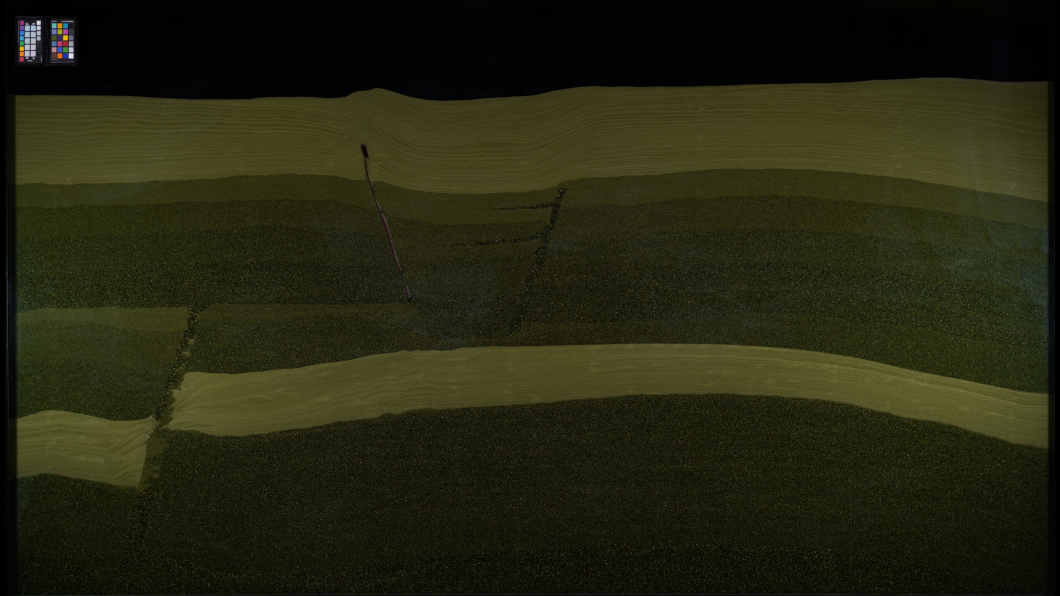
#> input picture examples/images/baseline.jpg, 3180 x 1788 px (shown at 1/3 size)
$ python segmentation_watershed.py
#> lines starting #> are read from the running program, lines starting #| are printed output that depends on the picture; after the words box and inside, x2 and y2 are one past the last pixel; in counts of white or black regions, pixels touching at a corner belong together
"""
Segmentation is an important part of te image analysis of multi-layered media.
Apply various filters and denoising algorithms to the FluidFlower Baseline image.
"""
# Clustering, based on https://www.thepythoncode.com/article/kmeans-for-...
# image-segmentation-opencv-python

import os
from pathlib import Path

import cv2
import matplotlib.pyplot as plt
import numpy as np
import skimage
from scipy import ndimage as ndi

# Color image
# TODO: provide path to baseline image
# image_color = cv2.imread("images/Baseline_fullresolution.jpg")

# Define path to image folder
image_folder = f"{os.path.dirname(__file__)}/images/"


image_color = cv2.imread(str(Path(image_folder + "baseline.jpg")))
#> image_color is the input picture: shape (1788, 3180, 3); mean B, G, R 17, 37.6, 36.8

# Consider 1d image, either gray or green channel (blue and red channels did not
# lead to any reasonable results in short time)
image = cv2.cvtColor(image_color, cv2.COLOR_BGR2GRAY)

# Neutralize Color checker
roi_cc = (slice(100, 600), slice(100, 600))
num_bdry_pixels = (600 - 100) * 2 + (600 - 100) * 2
avg_color_boundary = np.uint8(
    (
        np.sum(image[roi_cc[0], 100], axis=0)
        + np.sum(image[roi_cc[0], 600 - 1], axis=0)
        + np.sum(image[100, roi_cc[1]], axis=0)
        + np.sum(image[600 - 1, roi_cc[1]], axis=0)
    )
    / num_bdry_pixels
)
#> avg_color_boundary = 42
image[roi_cc[0], roi_cc[1]] = avg_color_boundary
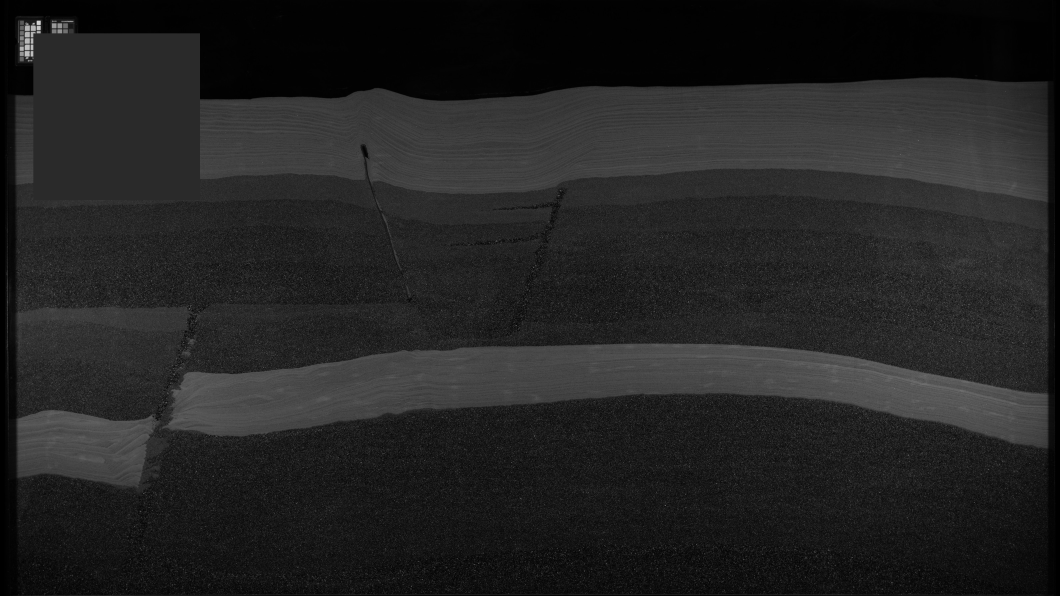
#> image: shape (1788, 3180) (shown at 1/3 size); min 0, max 215, mean 35

# Restrict the image to the visible reservoir.
roi = (slice(0, 4400), slice(140, 7850))
image = image[roi]
#> image: shape (1788, 3040)
image_ubyte = skimage.util.img_as_ubyte(image)

# Watershed segmentation as on https://scikit-image.org/docs/stable/auto_examples/...
# segmentation/plot_marked_watershed.html#...
# sphx-glr-auto-examples-segmentation-plot-marked-watershed-py
denoised = skimage.filters.rank.median(image_ubyte, skimage.morphology.disk(20))
denoised = skimage.util.img_as_ubyte(
    skimage.transform.rescale(denoised, 0.1, anti_aliasing=True)
)
#> denoised: shape (179, 304)

# find continuous region, i.e., areas with low local gradient
markers_basis = skimage.filters.rank.gradient(denoised, skimage.morphology.disk(10))
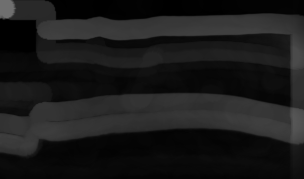
#> markers_basis: shape (179, 304); min 0, max 111, mean 26
markers_basis_hist = np.histogram(markers_basis.flatten(), bins=100)[
    0
]  # reason for choosing 0.3 below
#> markers_basis_hist = 100 values, max 3520 at index 9, min 0 at index 78, mean 544.2
markers = markers_basis < 0.3 * np.max(markers_basis)
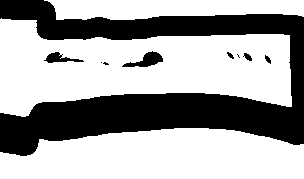
#> markers: shape (179, 304) bool; 64.8% white; 9 black regions (3 under 20 px), largest, box (x1, y1, x2, y2) and area: (0, 0, 304, 156) 18518, (122, 51, 163, 67) 310, (44, 52, 84, 63) 199, (243, 53, 252, 61) 41, (265, 55, 271, 64) 30, (227, 52, 234, 59) 25
markers = ndi.label(markers)[0]
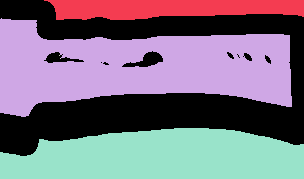
#> markers: shape (179, 304) int32; 6 distinct labels, from 0 to 5; one colour per label, 0 black

# find edges (here given ylocal gradient (disk(2) is used to keep edges thin)
gradient = skimage.filters.rank.gradient(denoised, skimage.morphology.disk(2))

# process the watershed and resize to the original size
labels_roi = skimage.util.img_as_ubyte(
    skimage.segmentation.watershed(gradient, markers)
)
labels_roi2 = skimage.util.img_as_ubyte(
    skimage.transform.resize(labels_roi, image_color[roi].shape[:2])
)
labels = np.zeros(image_color.shape[:2], dtype=np.uint8)
labels[roi] = labels_roi2

# plot
fig, ax = plt.subplots(3, 1, num=1)
ax[0].imshow(gradient)
ax[1].plot(markers_basis_hist)
ax[1].vlines(30, ymin=0, ymax=np.max(markers_basis_hist), colors="m")
ax[2].imshow(skimage.color.label2rgb(labels, image_color))
# ax[2].imshow(labels_roi2)
plt.show(block=False)
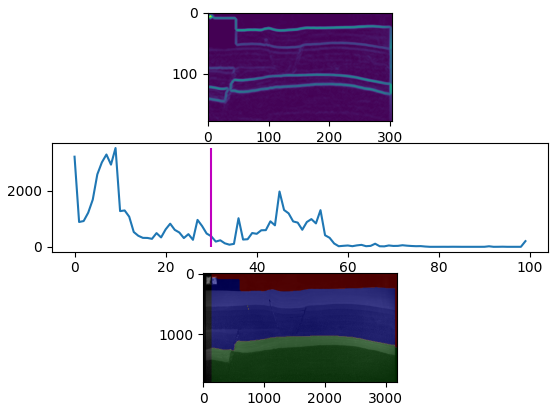
#> figure drawn by matplotlib, 3 panels; panel 2: curve peaks at x = 9, y = 3520
# Pause longer if it is desired to keep the images on the screen
plt.pause(3)
plt.close()

# NOTE two regions remain which need to be further segmented. They have labels: 3 and 4

# Segmentation of subregion with label 3
subregion = labels_roi == 3
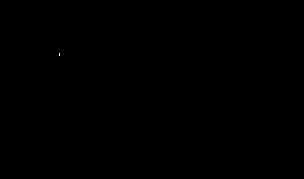
#> subregion: shape (179, 304) bool; 0.01% white in thin lines or dots, all inside (x1, y1, x2, y2) = (59, 53, 60, 56)
sub_image = np.zeros_like(denoised, dtype=np.uint8)
sub_image[subregion] = denoised[subregion]

# Nonlinear transformation to span a lager color space and gain more information
p2, p98 = np.percentile(sub_image[subregion], (2, 98))
#> p2 = 43; p98 = 46.84
sub_image = skimage.exposure.rescale_intensity(sub_image, in_range=(p2, p98))
#> sub_image: shape (179, 304); 0% white in thin lines or dots, all inside (x1, y1, x2, y2) = (59, 53, 60, 54)
# sub_image = skimage.filters.rank.median(sub_image, skimage.morphology.disk(5))
sub_image = skimage.img_as_ubyte(
    skimage.restoration.denoise_tv_bregman(sub_image, weight=1, channel_axis=-1)
)

# Gradient analysis
markers_basis = skimage.filters.rank.gradient(sub_image, skimage.morphology.disk(5))
markers_basis_hist = np.histogram(markers_basis.flatten(), bins=100)[
    0
]  # reason for choosing 0.4 below
#> markers_basis_hist = 100 values, max 54184 at index 0, min 0 at index 2, mean 544.2
markers = markers_basis < 0.1 * np.max(markers_basis)
#> markers: shape (179, 304) bool; 99.8% white; 1 black region, box (x1, y1, x2, y2) and area: (52, 46, 66, 60) 134
markers = ndi.label(markers)[0]

# find edges (here given ylocal gradient (disk(2) is used to keep edges thin)
gradient = skimage.filters.rank.gradient(sub_image, skimage.morphology.disk(2))

# process the watershed and resize to the original size
sub_labels_roi = skimage.util.img_as_ubyte(
    skimage.segmentation.watershed(gradient, markers)
) + int(np.max(labels_roi))
#> sub_labels_roi: shape (179, 304); every value is 6
sub_labels_roi2 = skimage.util.img_as_ubyte(
    skimage.transform.resize(sub_labels_roi, image_color[roi].shape[:2])
)
#> sub_labels_roi2: shape (1788, 3040); every value is 6
sub_labels = np.zeros(image_color.shape[:2], dtype=np.uint8)
sub_labels[roi] = sub_labels_roi2
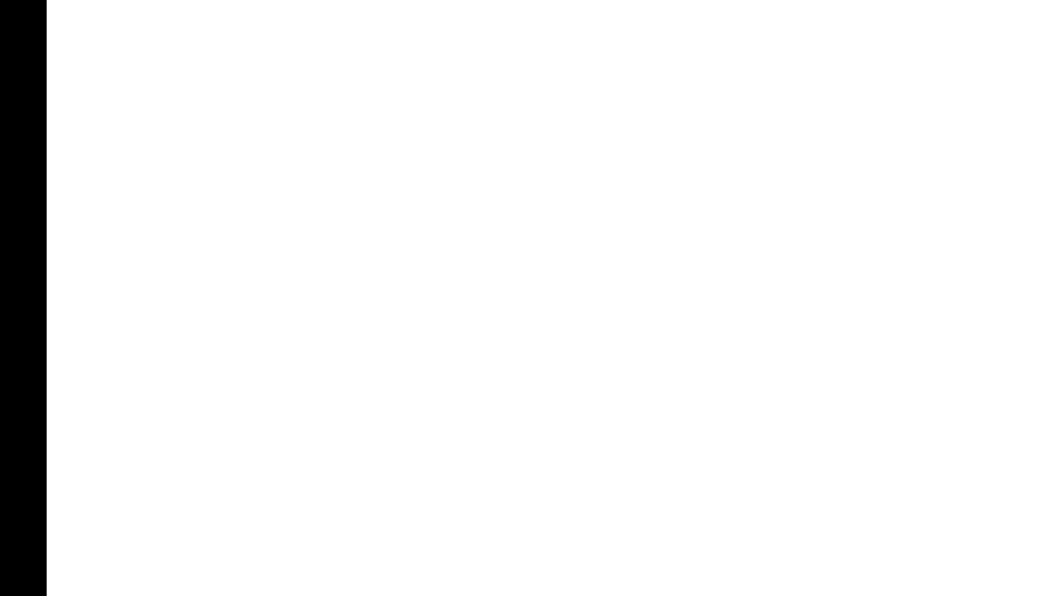
#> sub_labels: shape (1788, 3180) (shown at 1/3 size); values 0 (black) and 6 (white), 95.6% white; 1 black region, box (x1, y1, x2, y2) and area: (0, 0, 140, 1788) 250320

# plot
fig, ax = plt.subplots(3, 1, num=2)
ax[0].imshow(gradient)
ax[1].imshow(sub_image)
ax[2].imshow(sub_labels_roi2)
plt.show(block=False)
# Pause longer if it is desired to keep the images on the screen
plt.pause(3)
plt.close()

$ run again, with examples/images/co2_0.jpg copied over examples/images/baseline.jpg
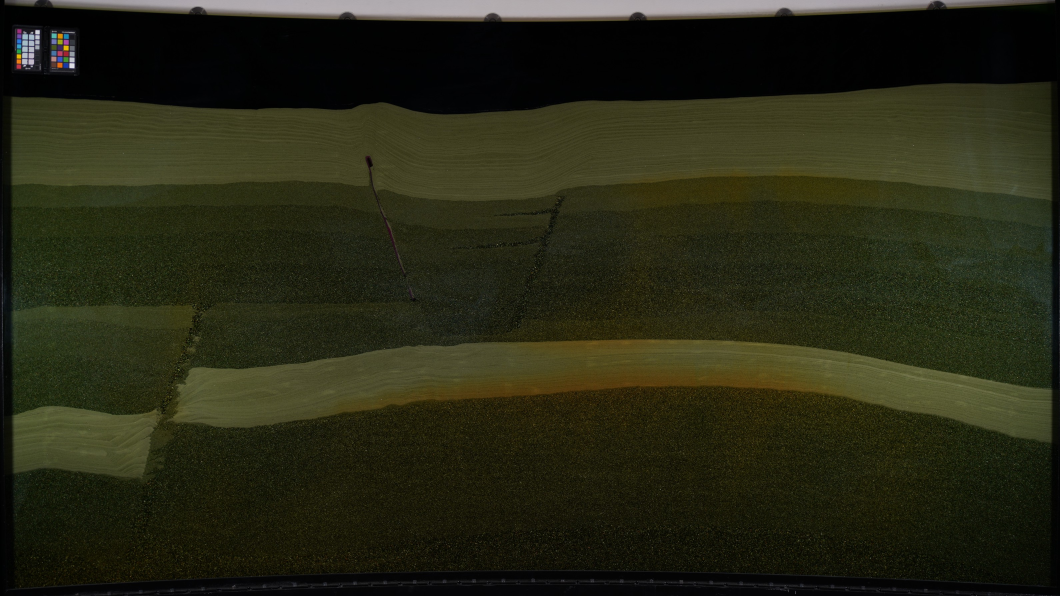
#> input picture examples/images/co2_0.jpg, 3180 x 1788 px (shown at 1/3 size)
#> image_color is the input picture: shape (1788, 3180, 3); mean B, G, R 21.2, 40, 39.1
#> avg_color_boundary = 40
#> `markers_basis_hist = np.histogram(markers_basis.flatten(), bins=100)[ ..`: markers_basis_hist = 100 values, max 4619 at index 5, min 2 at index 73, mean 544.2
#> `markers = markers_basis < 0.3 * np.max(markers_basis)`:
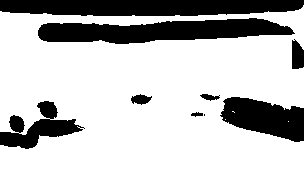
#> markers: shape (179, 304) bool; 75.2% white; 9 black regions (1 under 20 px), largest, box (x1, y1, x2, y2) and area: (38, 18, 295, 44) 4393, (0, 0, 304, 16) 4347, (220, 97, 304, 142) 2481
#> `plt.show(block=False)`:
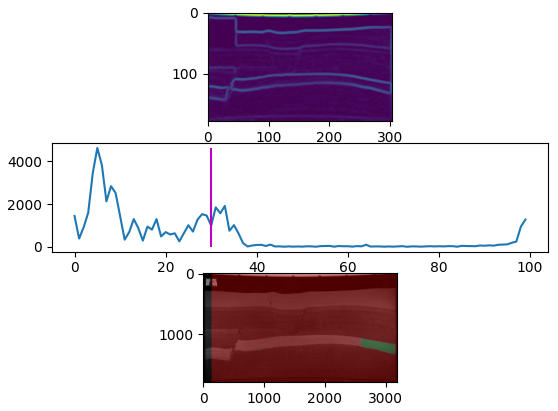
#> figure drawn by matplotlib, 3 panels; panel 2: curve peaks at x = 5, y = 4619
#> subregion: shape (179, 304) bool; 0% white in thin lines or dots, all inside (x1, y1, x2, y2) = (234, 112, 235, 113)
#> p2 = 86
#> `markers_basis_hist = np.histogram(markers_basis.flatten(), bins=100)[ ..`: markers_basis_hist = 100 values, max 54416 at index 50, min 0 at index 0, mean 544.2
#> sub_labels_roi: shape (179, 304); every value is 7
#> sub_labels_roi2: shape (1788, 3040); every value is 7
#> sub_labels: shape (1788, 3180); values 0 (black) and 7 (white), 95.6% white; 1 black region, box (x1, y1, x2, y2) and area: (0, 0, 140, 1788) 250320

$ run again, with examples/images/co2_1.jpg copied over examples/images/baseline.jpg
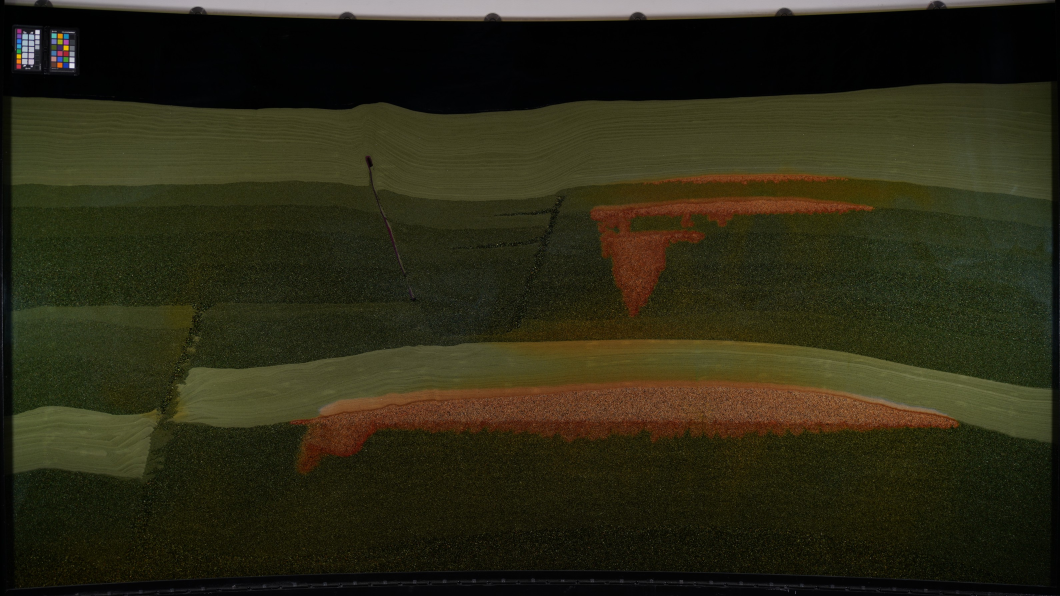
#> input picture examples/images/co2_1.jpg, 3180 x 1788 px (shown at 1/3 size)
#> image_color is the input picture: shape (1788, 3180, 3); mean B, G, R 21.9, 41.5, 43.6
#> avg_color_boundary = 41
#> `markers_basis_hist = np.histogram(markers_basis.flatten(), bins=100)[ ..`: markers_basis_hist = 100 values, max 4108 at index 6, min 3 at index 45, mean 544.2
#> `plt.show(block=False)`:
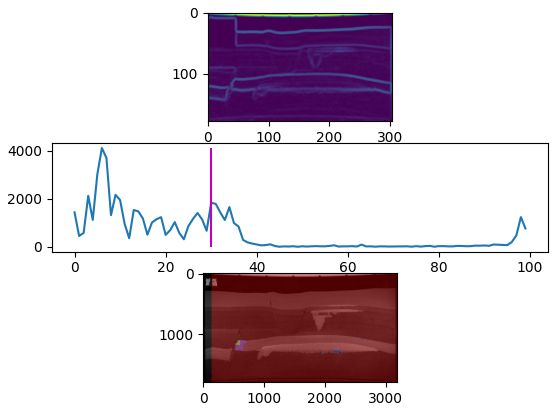
#> figure drawn by matplotlib, 3 panels; panel 2: curve peaks at x = 6, y = 4108
#> subregion: shape (179, 304) bool; 0.09% white; 1 white region, box (x1, y1, x2, y2) and area: (39, 110, 47, 119) 47
#> p2 = 65.76; p98 = 88
#> `markers_basis_hist = np.histogram(markers_basis.flatten(), bins=100)[ ..`: markers_basis_hist = 100 values, max 53876 at index 0, min 0 at index 19, mean 544.2
#> `markers = markers_basis < 0.1 * np.max(markers_basis)`:
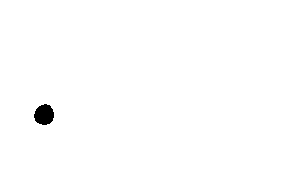
#> markers: shape (179, 304) bool; 99.4% white; 1 black region, box (x1, y1, x2, y2) and area: (34, 104, 54, 125) 322
#> sub_labels_roi: shape (179, 304); every value is 10
#> sub_labels_roi2: shape (1788, 3040); every value is 10
#> sub_labels: shape (1788, 3180); values 0 (black) and 10 (white), 95.6% white; 1 black region, box (x1, y1, x2, y2) and area: (0, 0, 140, 1788) 250320

$ run again, with examples/images/co2_2.jpg copied over examples/images/baseline.jpg
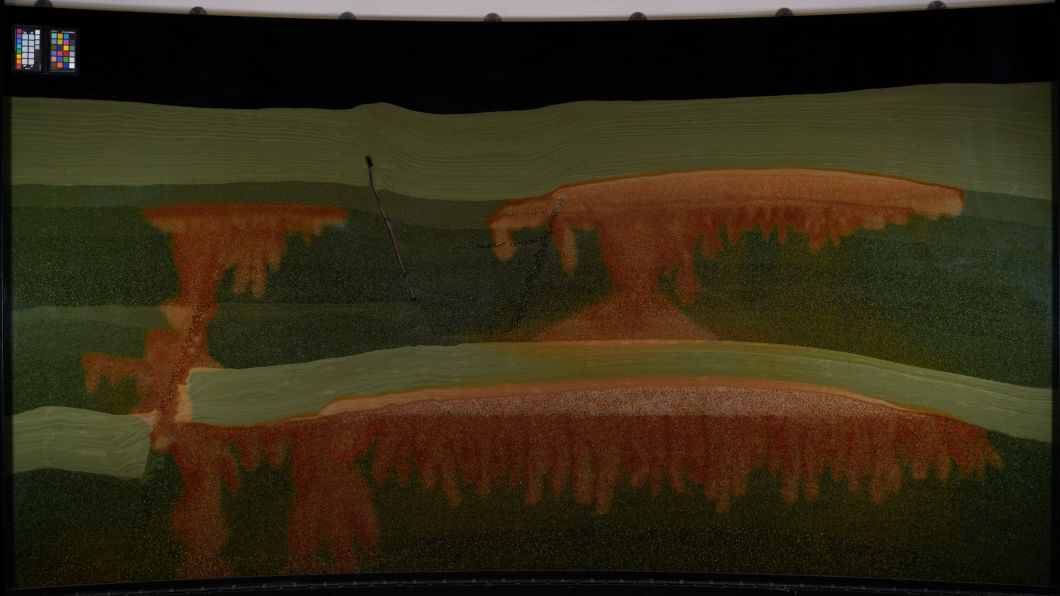
#> input picture examples/images/co2_2.jpg, 3180 x 1788 px (shown at 1/3 size)
#> image_color is the input picture: shape (1788, 3180, 3); mean B, G, R 21.7, 42.2, 51
#> avg_color_boundary = 41
#> `markers_basis_hist = np.histogram(markers_basis.flatten(), bins=100)[ ..`: markers_basis_hist = 100 values, max 2731 at index 8, min 2 at index 71, mean 544.2
#> subregion: shape (179, 304) bool; 0.05% white; 1 white region, box (x1, y1, x2, y2) and area: (39, 114, 46, 121) 28
#> p2 = 81; p98 = 102.5
#> `markers_basis_hist = np.histogram(markers_basis.flatten(), bins=100)[ ..`: markers_basis_hist = 100 values, max 53972 at index 0, min 0 at index 13, mean 544.2
#> `markers = markers_basis < 0.1 * np.max(markers_basis)`:
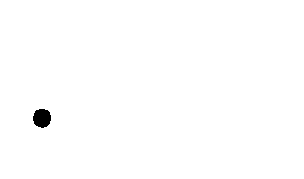
#> markers: shape (179, 304) bool; 99.5% white; 1 black region, box (x1, y1, x2, y2) and area: (33, 109, 51, 128) 272
#> sub_labels_roi: shape (179, 304); every value is 5
#> sub_labels_roi2: shape (1788, 3040); every value is 5
#> sub_labels: shape (1788, 3180); values 0 (black) and 5 (white), 95.6% white; 1 black region, box (x1, y1, x2, y2) and area: (0, 0, 140, 1788) 250320
